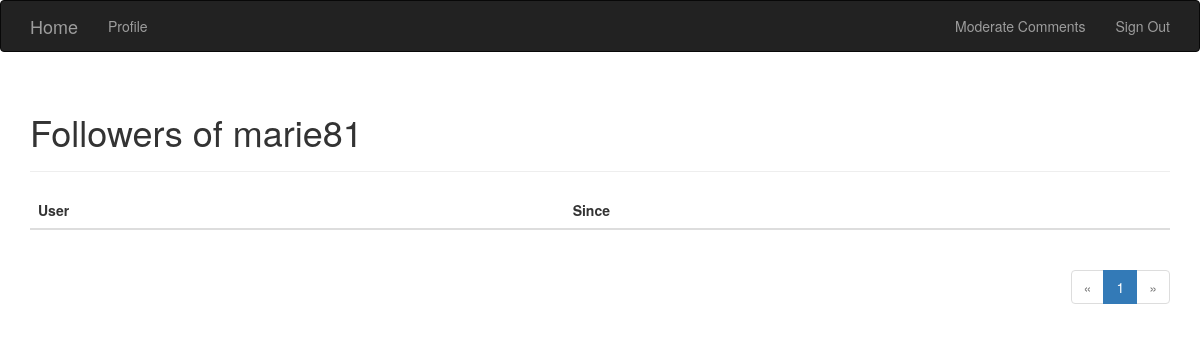
The page /followers/marie81 (signed in) on the database as committed earlier.
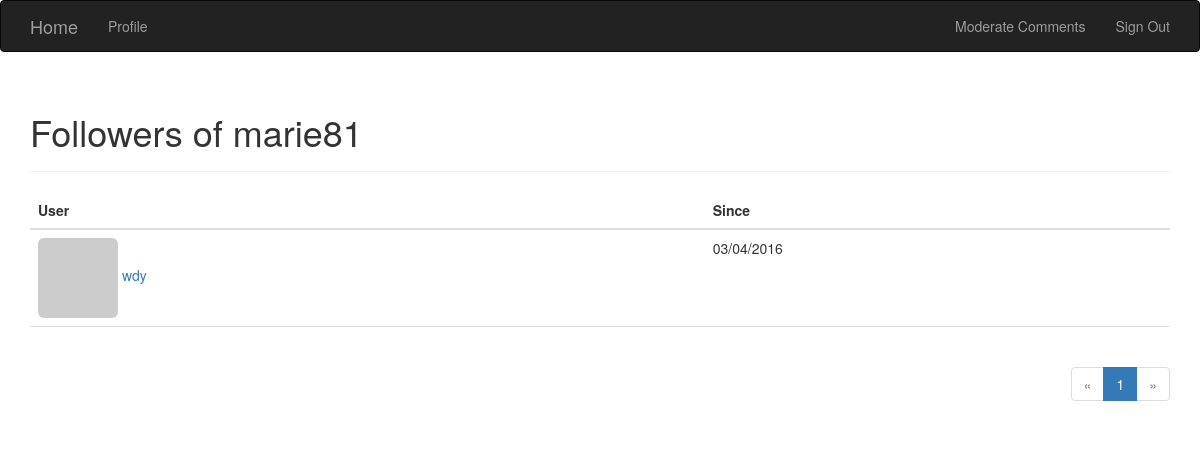
The same page on the database as committed later.
### flasky.py (models this page shows, shortened)
class User(UserMixin, db.Model):
    __tablename__ = 'users'
    id = db.Column(db.Integer, primary_key=True)
    email = db.Column(db.String(64), unique=True, index=True)
    username = db.Column(db.String(64), unique=True)
    password_hash = db.Column(db.String(128))
    role_id = db.Column(db.Integer, db.ForeignKey('roles.id'))
    confirmed = db.Column(db.Boolean, default=False)
    location = db.Column(db.String(64))
    about_me = db.Column(db.Text())
    member_since = db.Column(db.DateTime(), default=datetime.utcnow)
    last_seen = db.Column(db.DateTime(), default=datetime.utcnow)
    avatar_hash = db.Column(db.String(32))#email md5
    posts = db.relationship('Post', backref='author', lazy='dynamic')
    followed = db.relationship('Follow',
                               foreign_keys=[Follow.follower_id],
                               backref=db.backref('follower', lazy='joined'),
                               lazy='dynamic',
                               cascade='all, delete-orphan')
    followers = db.relationship('Follow', foreign_keys=[Follow.followed_id],
                                backref=db.backref('followed', lazy='joined'),
                                lazy='dynamic',
                                cascade='all, delete-orphan')
    comments = db.relationship('Comment', backref='author', lazy='dynamic')
    @property
    def password(self):
        raise AttributeError('password is not a readable attribute')
    def can(self, permissions):
        return self.role is not None and (self.role.permissions & permissions) == permissions
    def gravatar(self, size=100, default='identicon', rating='g'):
        if request.is_secure:
            url = 'https://secure.gravatar.com/avatar'
        else:
            url = 'https://www.gravatar.com/avatar'
        hash = hashlib.md5(self.email.encode('utf-8')).hexdigest()
        return '{url}/{hash}?s={size}&d={default}&r={rating}'.format(
            url=url, hash=hash, size=size, default=default, rating=rating)

class Follow(db.Model):
    __tablename__ = 'follows'
    follower_id = db.Column(db.Integer, db.ForeignKey('users.id'),
                            primary_key=True)
    followed_id = db.Column(db.Integer, db.ForeignKey('users.id'),
                            primary_key=True)
    timestamp = db.Column(db.DateTime, default=datetime.utcnow)

### flasky.py (the view)
@app.route('/followers/<username>')
@login_required
def followers(username):
    user = User.query.filter_by(username=username).first()
    if user is None:
        flash('Invalid user')
        return redirect(url_for('index'))
    page = request.args.get('page', 1, type=int)
    pagination = user.followers.paginate(
        page, per_page=current_app.config['FLASKY_FOLLOWERS_PER_PAGE'],
        error_out=False)
    followers = [{'user': item.follower, 'timestamp': item.timestamp}
                 for item in pagination.items]
    return render_template('followers.html', user=user, title="Followers of",
                           endpoint='followers', pagination=pagination,
                           followers=followers)

### flasky.py (called while the page is built)
@login_manager.user_loader
def load_user(user_id):
    return User.query.get(user_id)

@app.context_processor
def inject_permissions():
    return dict(Permission=Permission)

### templates/followers.html (shortened to what this page needs)
{% extends "base.html" %}
{% import "_macros.html" as macros %}
{% block page_content %}
<div class="page-header">
    <h1>{{ title }} {{ user.username }}</h1>
</div>
<table class="table table-hover followers">
    <thead><tr><th>User</th><th>Since</th></tr></thead>
    {% for follow in followers %}
        {% if follow.user.username != user.username %}
    <tr>
        <td>
            <a href="{{ url_for('user', username = follow.user.username) }}">
                <img class="img-rounded" src="{{ follow.user.gravatar(size=32) }}">
                {{ follow.user.username }}
            </a>
        </td>
        <td>{{ moment(follow.timestamp).format('L') }}</td>
    </tr>
        {% endif %}
    {% endfor %}
</table>
<div class="pagination">
    {{ macros.pagination_widget(pagination, endpoint, username = user.username) }}
</div>
{% endblock %}

Rows that differ between the two databases and show on the page:
now on this page (row edited): User: user.username "wdy"
added Follow: timestamp "03/04/2016"
